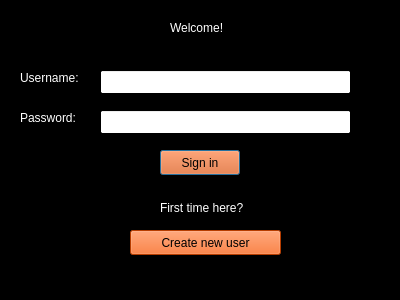
<?xml version="1.0" encoding="UTF-8"?>
<ui version="4.0">
 <class>Dialog</class>
 <widget class="QDialog" name="Dialog">
  <property name="geometry">
   <rect>
    <x>0</x>
    <y>0</y>
    <width>400</width>
    <height>300</height>
   </rect>
  </property>
  <property name="palette">
   <palette>
    <active>
     <colorrole role="WindowText">
      <brush brushstyle="SolidPattern">
       <color alpha="255">
        <red>255</red>
        <green>255</green>
        <blue>255</blue>
       </color>
      </brush>
     </colorrole>
     <colorrole role="ButtonText">
      <brush brushstyle="SolidPattern">
       <color alpha="255">
        <red>255</red>
        <green>255</green>
        <blue>255</blue>
       </color>
      </brush>
     </colorrole>
     <colorrole role="Base">
      <brush brushstyle="SolidPattern">
       <color alpha="255">
        <red>255</red>
        <green>255</green>
        <blue>255</blue>
       </color>
      </brush>
     </colorrole>
     <colorrole role="Window">
      <brush brushstyle="SolidPattern">
       <color alpha="255">
        <red>0</red>
        <green>0</green>
        <blue>0</blue>
       </color>
      </brush>
     </colorrole>
    </active>
    <inactive>
     <colorrole role="WindowText">
      <brush brushstyle="SolidPattern">
       <color alpha="255">
        <red>255</red>
        <green>255</green>
        <blue>255</blue>
       </color>
      </brush>
     </colorrole>
     <colorrole role="ButtonText">
      <brush brushstyle="SolidPattern">
       <color alpha="255">
        <red>255</red>
        <green>255</green>
        <blue>255</blue>
       </color>
      </brush>
     </colorrole>
     <colorrole role="Base">
      <brush brushstyle="SolidPattern">
       <color alpha="255">
        <red>255</red>
        <green>255</green>
        <blue>255</blue>
       </color>
      </brush>
     </colorrole>
     <colorrole role="Window">
      <brush brushstyle="SolidPattern">
       <color alpha="255">
        <red>0</red>
        <green>0</green>
        <blue>0</blue>
       </color>
      </brush>
     </colorrole>
    </inactive>
    <disabled>
     <colorrole role="WindowText">
      <brush brushstyle="SolidPattern">
       <color alpha="255">
        <red>120</red>
        <green>120</green>
        <blue>120</blue>
       </color>
      </brush>
     </colorrole>
     <colorrole role="ButtonText">
      <brush brushstyle="SolidPattern">
       <color alpha="255">
        <red>120</red>
        <green>120</green>
        <blue>120</blue>
       </color>
      </brush>
     </colorrole>
     <colorrole role="Base">
      <brush brushstyle="SolidPattern">
       <color alpha="255">
        <red>0</red>
        <green>0</green>
        <blue>0</blue>
       </color>
      </brush>
     </colorrole>
     <colorrole role="Window">
      <brush brushstyle="SolidPattern">
       <color alpha="255">
        <red>0</red>
        <green>0</green>
        <blue>0</blue>
       </color>
      </brush>
     </colorrole>
    </disabled>
   </palette>
  </property>
  <property name="windowTitle">
   <string>Dialog</string>
  </property>
  <widget class="QLabel" name="label">
   <property name="geometry">
    <rect>
     <x>170</x>
     <y>20</y>
     <width>121</width>
     <height>16</height>
    </rect>
   </property>
   <property name="text">
    <string>Welcome!</string>
   </property>
  </widget>
  <widget class="QLabel" name="label_2">
   <property name="geometry">
    <rect>
     <x>20</x>
     <y>70</y>
     <width>91</width>
     <height>16</height>
    </rect>
   </property>
   <property name="palette">
    <palette>
     <active>
      <colorrole role="WindowText">
       <brush brushstyle="SolidPattern">
        <color alpha="255">
         <red>255</red>
         <green>255</green>
         <blue>255</blue>
        </color>
       </brush>
      </colorrole>
      <colorrole role="ButtonText">
       <brush brushstyle="SolidPattern">
        <color alpha="255">
         <red>255</red>
         <green>255</green>
         <blue>255</blue>
        </color>
       </brush>
      </colorrole>
     </active>
     <inactive>
      <colorrole role="WindowText">
       <brush brushstyle="SolidPattern">
        <color alpha="255">
         <red>255</red>
         <green>255</green>
         <blue>255</blue>
        </color>
       </brush>
      </colorrole>
      <colorrole role="ButtonText">
       <brush brushstyle="SolidPattern">
        <color alpha="255">
         <red>255</red>
         <green>255</green>
         <blue>255</blue>
        </color>
       </brush>
      </colorrole>
     </inactive>
     <disabled>
      <colorrole role="WindowText">
       <brush brushstyle="SolidPattern">
        <color alpha="255">
         <red>120</red>
         <green>120</green>
         <blue>120</blue>
        </color>
       </brush>
      </colorrole>
      <colorrole role="ButtonText">
       <brush brushstyle="SolidPattern">
        <color alpha="255">
         <red>120</red>
         <green>120</green>
         <blue>120</blue>
        </color>
       </brush>
      </colorrole>
     </disabled>
    </palette>
   </property>
   <property name="text">
    <string>Username:</string>
   </property>
  </widget>
  <widget class="QLabel" name="label_3">
   <property name="geometry">
    <rect>
     <x>20</x>
     <y>110</y>
     <width>81</width>
     <height>16</height>
    </rect>
   </property>
   <property name="palette">
    <palette>
     <active>
      <colorrole role="WindowText">
       <brush brushstyle="SolidPattern">
        <color alpha="255">
         <red>255</red>
         <green>255</green>
         <blue>255</blue>
        </color>
       </brush>
      </colorrole>
     </active>
     <inactive>
      <colorrole role="WindowText">
       <brush brushstyle="SolidPattern">
        <color alpha="255">
         <red>255</red>
         <green>255</green>
         <blue>255</blue>
        </color>
       </brush>
      </colorrole>
     </inactive>
     <disabled>
      <colorrole role="WindowText">
       <brush brushstyle="SolidPattern">
        <color alpha="255">
         <red>120</red>
         <green>120</green>
         <blue>120</blue>
        </color>
       </brush>
      </colorrole>
     </disabled>
    </palette>
   </property>
   <property name="text">
    <string>Password:</string>
   </property>
  </widget>
  <widget class="QPushButton" name="sign">
   <property name="geometry">
    <rect>
     <x>160</x>
     <y>150</y>
     <width>80</width>
     <height>25</height>
    </rect>
   </property>
   <property name="palette">
    <palette>
     <active>
      <colorrole role="WindowText">
       <brush brushstyle="SolidPattern">
        <color alpha="255">
         <red>0</red>
         <green>0</green>
         <blue>0</blue>
        </color>
       </brush>
      </colorrole>
      <colorrole role="Button">
       <brush brushstyle="SolidPattern">
        <color alpha="255">
         <red>255</red>
         <green>85</green>
         <blue>0</blue>
        </color>
       </brush>
      </colorrole>
      <colorrole role="Light">
       <brush brushstyle="SolidPattern">
        <color alpha="255">
         <red>255</red>
         <green>170</green>
         <blue>127</blue>
        </color>
       </brush>
      </colorrole>
      <colorrole role="Midlight">
       <brush brushstyle="SolidPattern">
        <color alpha="255">
         <red>255</red>
         <green>127</green>
         <blue>63</blue>
        </color>
       </brush>
      </colorrole>
      <colorrole role="Dark">
       <brush brushstyle="SolidPattern">
        <color alpha="255">
         <red>127</red>
         <green>42</green>
         <blue>0</blue>
        </color>
       </brush>
      </colorrole>
      <colorrole role="Mid">
       <brush brushstyle="SolidPattern">
        <color alpha="255">
         <red>170</red>
         <green>57</green>
         <blue>0</blue>
        </color>
       </brush>
      </colorrole>
      <colorrole role="Text">
       <brush brushstyle="SolidPattern">
        <color alpha="255">
         <red>0</red>
         <green>0</green>
         <blue>0</blue>
        </color>
       </brush>
      </colorrole>
      <colorrole role="BrightText">
       <brush brushstyle="SolidPattern">
        <color alpha="255">
         <red>255</red>
         <green>255</green>
         <blue>255</blue>
        </color>
       </brush>
      </colorrole>
      <colorrole role="ButtonText">
       <brush brushstyle="SolidPattern">
        <color alpha="255">
         <red>0</red>
         <green>0</green>
         <blue>0</blue>
        </color>
       </brush>
      </colorrole>
      <colorrole role="Base">
       <brush brushstyle="SolidPattern">
        <color alpha="255">
         <red>255</red>
         <green>85</green>
         <blue>0</blue>
        </color>
       </brush>
      </colorrole>
      <colorrole role="Window">
       <brush brushstyle="SolidPattern">
        <color alpha="255">
         <red>255</red>
         <green>85</green>
         <blue>0</blue>
        </color>
       </brush>
      </colorrole>
      <colorrole role="Shadow">
       <brush brushstyle="SolidPattern">
        <color alpha="255">
         <red>0</red>
         <green>0</green>
         <blue>0</blue>
        </color>
       </brush>
      </colorrole>
      <colorrole role="AlternateBase">
       <brush brushstyle="SolidPattern">
        <color alpha="255">
         <red>255</red>
         <green>170</green>
         <blue>127</blue>
        </color>
       </brush>
      </colorrole>
      <colorrole role="ToolTipBase">
       <brush brushstyle="SolidPattern">
        <color alpha="255">
         <red>255</red>
         <green>255</green>
         <blue>220</blue>
        </color>
       </brush>
      </colorrole>
      <colorrole role="ToolTipText">
       <brush brushstyle="SolidPattern">
        <color alpha="255">
         <red>0</red>
         <green>0</green>
         <blue>0</blue>
        </color>
       </brush>
      </colorrole>
      <colorrole role="PlaceholderText">
       <brush brushstyle="SolidPattern">
        <color alpha="128">
         <red>0</red>
         <green>0</green>
         <blue>0</blue>
        </color>
       </brush>
      </colorrole>
     </active>
     <inactive>
      <colorrole role="WindowText">
       <brush brushstyle="SolidPattern">
        <color alpha="255">
         <red>0</red>
         <green>0</green>
         <blue>0</blue>
        </color>
       </brush>
      </colorrole>
      <colorrole role="Button">
       <brush brushstyle="SolidPattern">
        <color alpha="255">
         <red>255</red>
         <green>85</green>
         <blue>0</blue>
        </color>
       </brush>
      </colorrole>
      <colorrole role="Light">
       <brush brushstyle="SolidPattern">
        <color alpha="255">
         <red>255</red>
         <green>170</green>
         <blue>127</blue>
        </color>
       </brush>
      </colorrole>
      <colorrole role="Midlight">
       <brush brushstyle="SolidPattern">
        <color alpha="255">
         <red>255</red>
         <green>127</green>
         <blue>63</blue>
        </color>
       </brush>
      </colorrole>
      <colorrole role="Dark">
       <brush brushstyle="SolidPattern">
        <color alpha="255">
         <red>127</red>
         <green>42</green>
         <blue>0</blue>
        </color>
       </brush>
      </colorrole>
      <colorrole role="Mid">
       <brush brushstyle="SolidPattern">
        <color alpha="255">
         <red>170</red>
         <green>57</green>
         <blue>0</blue>
        </color>
       </brush>
      </colorrole>
      <colorrole role="Text">
       <brush brushstyle="SolidPattern">
        <color alpha="255">
         <red>0</red>
         <green>0</green>
         <blue>0</blue>
        </color>
       </brush>
      </colorrole>
      <colorrole role="BrightText">
       <brush brushstyle="SolidPattern">
        <color alpha="255">
         <red>255</red>
         <green>255</green>
         <blue>255</blue>
        </color>
       </brush>
      </colorrole>
      <colorrole role="ButtonText">
       <brush brushstyle="SolidPattern">
        <color alpha="255">
         <red>0</red>
         <green>0</green>
         <blue>0</blue>
        </color>
       </brush>
      </colorrole>
      <colorrole role="Base">
       <brush brushstyle="SolidPattern">
        <color alpha="255">
         <red>255</red>
         <green>85</green>
         <blue>0</blue>
        </color>
       </brush>
      </colorrole>
      <colorrole role="Window">
       <brush brushstyle="SolidPattern">
        <color alpha="255">
         <red>255</red>
         <green>85</green>
         <blue>0</blue>
        </color>
       </brush>
      </colorrole>
      <colorrole role="Shadow">
       <brush brushstyle="SolidPattern">
        <color alpha="255">
         <red>0</red>
         <green>0</green>
         <blue>0</blue>
        </color>
       </brush>
      </colorrole>
      <colorrole role="AlternateBase">
       <brush brushstyle="SolidPattern">
        <color alpha="255">
         <red>255</red>
         <green>170</green>
         <blue>127</blue>
        </color>
       </brush>
      </colorrole>
      <colorrole role="ToolTipBase">
       <brush brushstyle="SolidPattern">
        <color alpha="255">
         <red>255</red>
         <green>255</green>
         <blue>220</blue>
        </color>
       </brush>
      </colorrole>
      <colorrole role="ToolTipText">
       <brush brushstyle="SolidPattern">
        <color alpha="255">
         <red>0</red>
         <green>0</green>
         <blue>0</blue>
        </color>
       </brush>
      </colorrole>
      <colorrole role="PlaceholderText">
       <brush brushstyle="SolidPattern">
        <color alpha="128">
         <red>0</red>
         <green>0</green>
         <blue>0</blue>
        </color>
       </brush>
      </colorrole>
     </inactive>
     <disabled>
      <colorrole role="WindowText">
       <brush brushstyle="SolidPattern">
        <color alpha="255">
         <red>0</red>
         <green>0</green>
         <blue>0</blue>
        </color>
       </brush>
      </colorrole>
      <colorrole role="Button">
       <brush brushstyle="SolidPattern">
        <color alpha="255">
         <red>255</red>
         <green>85</green>
         <blue>0</blue>
        </color>
       </brush>
      </colorrole>
      <colorrole role="Light">
       <brush brushstyle="SolidPattern">
        <color alpha="255">
         <red>255</red>
         <green>170</green>
         <blue>127</blue>
        </color>
       </brush>
      </colorrole>
      <colorrole role="Midlight">
       <brush brushstyle="SolidPattern">
        <color alpha="255">
         <red>255</red>
         <green>127</green>
         <blue>63</blue>
        </color>
       </brush>
      </colorrole>
      <colorrole role="Dark">
       <brush brushstyle="SolidPattern">
        <color alpha="255">
         <red>127</red>
         <green>42</green>
         <blue>0</blue>
        </color>
       </brush>
      </colorrole>
      <colorrole role="Mid">
       <brush brushstyle="SolidPattern">
        <color alpha="255">
         <red>170</red>
         <green>57</green>
         <blue>0</blue>
        </color>
       </brush>
      </colorrole>
      <colorrole role="Text">
       <brush brushstyle="SolidPattern">
        <color alpha="255">
         <red>0</red>
         <green>0</green>
         <blue>0</blue>
        </color>
       </brush>
      </colorrole>
      <colorrole role="BrightText">
       <brush brushstyle="SolidPattern">
        <color alpha="255">
         <red>255</red>
         <green>255</green>
         <blue>255</blue>
        </color>
       </brush>
      </colorrole>
      <colorrole role="ButtonText">
       <brush brushstyle="SolidPattern">
        <color alpha="255">
         <red>0</red>
         <green>0</green>
         <blue>0</blue>
        </color>
       </brush>
      </colorrole>
      <colorrole role="Base">
       <brush brushstyle="SolidPattern">
        <color alpha="255">
         <red>255</red>
         <green>85</green>
         <blue>0</blue>
        </color>
       </brush>
      </colorrole>
      <colorrole role="Window">
       <brush brushstyle="SolidPattern">
        <color alpha="255">
         <red>255</red>
         <green>85</green>
         <blue>0</blue>
        </color>
       </brush>
      </colorrole>
      <colorrole role="Shadow">
       <brush brushstyle="SolidPattern">
        <color alpha="255">
         <red>0</red>
         <green>0</green>
         <blue>0</blue>
        </color>
       </brush>
      </colorrole>
      <colorrole role="AlternateBase">
       <brush brushstyle="SolidPattern">
        <color alpha="255">
         <red>255</red>
         <green>85</green>
         <blue>0</blue>
        </color>
       </brush>
      </colorrole>
      <colorrole role="ToolTipBase">
       <brush brushstyle="SolidPattern">
        <color alpha="255">
         <red>255</red>
         <green>255</green>
         <blue>220</blue>
        </color>
       </brush>
      </colorrole>
      <colorrole role="ToolTipText">
       <brush brushstyle="SolidPattern">
        <color alpha="255">
         <red>0</red>
         <green>0</green>
         <blue>0</blue>
        </color>
       </brush>
      </colorrole>
      <colorrole role="PlaceholderText">
       <brush brushstyle="SolidPattern">
        <color alpha="128">
         <red>0</red>
         <green>0</green>
         <blue>0</blue>
        </color>
       </brush>
      </colorrole>
     </disabled>
    </palette>
   </property>
   <property name="styleSheet">
    <string notr="true">background-color: rgb(255, 85, 0);
color: rgb(0, 0, 0);</string>
   </property>
   <property name="text">
    <string>Sign in</string>
   </property>
  </widget>
  <widget class="QLabel" name="label_4">
   <property name="geometry">
    <rect>
     <x>160</x>
     <y>200</y>
     <width>121</width>
     <height>16</height>
    </rect>
   </property>
   <property name="text">
    <string>First time here?</string>
   </property>
  </widget>
  <widget class="QPushButton" name="create">
   <property name="geometry">
    <rect>
     <x>130</x>
     <y>230</y>
     <width>151</width>
     <height>25</height>
    </rect>
   </property>
   <property name="palette">
    <palette>
     <active>
      <colorrole role="WindowText">
       <brush brushstyle="SolidPattern">
        <color alpha="255">
         <red>0</red>
         <green>0</green>
         <blue>0</blue>
        </color>
       </brush>
      </colorrole>
      <colorrole role="Button">
       <brush brushstyle="SolidPattern">
        <color alpha="255">
         <red>255</red>
         <green>85</green>
         <blue>0</blue>
        </color>
       </brush>
      </colorrole>
      <colorrole role="Light">
       <brush brushstyle="SolidPattern">
        <color alpha="255">
         <red>255</red>
         <green>170</green>
         <blue>127</blue>
        </color>
       </brush>
      </colorrole>
      <colorrole role="Midlight">
       <brush brushstyle="SolidPattern">
        <color alpha="255">
         <red>255</red>
         <green>127</green>
         <blue>63</blue>
        </color>
       </brush>
      </colorrole>
      <colorrole role="Dark">
       <brush brushstyle="SolidPattern">
        <color alpha="255">
         <red>127</red>
         <green>42</green>
         <blue>0</blue>
        </color>
       </brush>
      </colorrole>
      <colorrole role="Mid">
       <brush brushstyle="SolidPattern">
        <color alpha="255">
         <red>170</red>
         <green>57</green>
         <blue>0</blue>
        </color>
       </brush>
      </colorrole>
      <colorrole role="Text">
       <brush brushstyle="SolidPattern">
        <color alpha="255">
         <red>0</red>
         <green>0</green>
         <blue>0</blue>
        </color>
       </brush>
      </colorrole>
      <colorrole role="BrightText">
       <brush brushstyle="SolidPattern">
        <color alpha="255">
         <red>255</red>
         <green>255</green>
         <blue>255</blue>
        </color>
       </brush>
      </colorrole>
      <colorrole role="ButtonText">
       <brush brushstyle="SolidPattern">
        <color alpha="255">
         <red>0</red>
         <green>0</green>
         <blue>0</blue>
        </color>
       </brush>
      </colorrole>
      <colorrole role="Base">
       <brush brushstyle="SolidPattern">
        <color alpha="255">
         <red>255</red>
         <green>85</green>
         <blue>0</blue>
        </color>
       </brush>
      </colorrole>
      <colorrole role="Window">
       <brush brushstyle="SolidPattern">
        <color alpha="255">
         <red>255</red>
         <green>85</green>
         <blue>0</blue>
        </color>
       </brush>
      </colorrole>
      <colorrole role="Shadow">
       <brush brushstyle="SolidPattern">
        <color alpha="255">
         <red>0</red>
         <green>0</green>
         <blue>0</blue>
        </color>
       </brush>
      </colorrole>
      <colorrole role="AlternateBase">
       <brush brushstyle="SolidPattern">
        <color alpha="255">
         <red>255</red>
         <green>170</green>
         <blue>127</blue>
        </color>
       </brush>
      </colorrole>
      <colorrole role="ToolTipBase">
       <brush brushstyle="SolidPattern">
        <color alpha="255">
         <red>255</red>
         <green>255</green>
         <blue>220</blue>
        </color>
       </brush>
      </colorrole>
      <colorrole role="ToolTipText">
       <brush brushstyle="SolidPattern">
        <color alpha="255">
         <red>0</red>
         <green>0</green>
         <blue>0</blue>
        </color>
       </brush>
      </colorrole>
      <colorrole role="PlaceholderText">
       <brush brushstyle="SolidPattern">
        <color alpha="128">
         <red>0</red>
         <green>0</green>
         <blue>0</blue>
        </color>
       </brush>
      </colorrole>
     </active>
     <inactive>
      <colorrole role="WindowText">
       <brush brushstyle="SolidPattern">
        <color alpha="255">
         <red>0</red>
         <green>0</green>
         <blue>0</blue>
        </color>
       </brush>
      </colorrole>
      <colorrole role="Button">
       <brush brushstyle="SolidPattern">
        <color alpha="255">
         <red>255</red>
         <green>85</green>
         <blue>0</blue>
        </color>
       </brush>
      </colorrole>
      <colorrole role="Light">
       <brush brushstyle="SolidPattern">
        <color alpha="255">
         <red>255</red>
         <green>170</green>
         <blue>127</blue>
        </color>
       </brush>
      </colorrole>
      <colorrole role="Midlight">
       <brush brushstyle="SolidPattern">
        <color alpha="255">
         <red>255</red>
         <green>127</green>
         <blue>63</blue>
        </color>
       </brush>
      </colorrole>
      <colorrole role="Dark">
       <brush brushstyle="SolidPattern">
        <color alpha="255">
         <red>127</red>
         <green>42</green>
         <blue>0</blue>
        </color>
       </brush>
      </colorrole>
      <colorrole role="Mid">
       <brush brushstyle="SolidPattern">
        <color alpha="255">
         <red>170</red>
         <green>57</green>
         <blue>0</blue>
        </color>
       </brush>
      </colorrole>
      <colorrole role="Text">
       <brush brushstyle="SolidPattern">
        <color alpha="255">
         <red>0</red>
         <green>0</green>
         <blue>0</blue>
        </color>
       </brush>
      </colorrole>
      <colorrole role="BrightText">
       <brush brushstyle="SolidPattern">
        <color alpha="255">
         <red>255</red>
         <green>255</green>
         <blue>255</blue>
        </color>
       </brush>
      </colorrole>
      <colorrole role="ButtonText">
       <brush brushstyle="SolidPattern">
        <color alpha="255">
         <red>0</red>
         <green>0</green>
         <blue>0</blue>
        </color>
       </brush>
      </colorrole>
      <colorrole role="Base">
       <brush brushstyle="SolidPattern">
        <color alpha="255">
         <red>255</red>
         <green>85</green>
         <blue>0</blue>
        </color>
       </brush>
      </colorrole>
      <colorrole role="Window">
       <brush brushstyle="SolidPattern">
        <color alpha="255">
         <red>255</red>
         <green>85</green>
         <blue>0</blue>
        </color>
       </brush>
      </colorrole>
      <colorrole role="Shadow">
       <brush brushstyle="SolidPattern">
        <color alpha="255">
         <red>0</red>
         <green>0</green>
         <blue>0</blue>
        </color>
       </brush>
      </colorrole>
      <colorrole role="AlternateBase">
       <brush brushstyle="SolidPattern">
        <color alpha="255">
         <red>255</red>
         <green>170</green>
         <blue>127</blue>
        </color>
       </brush>
      </colorrole>
      <colorrole role="ToolTipBase">
       <brush brushstyle="SolidPattern">
        <color alpha="255">
         <red>255</red>
         <green>255</green>
         <blue>220</blue>
        </color>
       </brush>
      </colorrole>
      <colorrole role="ToolTipText">
       <brush brushstyle="SolidPattern">
        <color alpha="255">
         <red>0</red>
         <green>0</green>
         <blue>0</blue>
        </color>
       </brush>
      </colorrole>
      <colorrole role="PlaceholderText">
       <brush brushstyle="SolidPattern">
        <color alpha="128">
         <red>0</red>
         <green>0</green>
         <blue>0</blue>
        </color>
       </brush>
      </colorrole>
     </inactive>
     <disabled>
      <colorrole role="WindowText">
       <brush brushstyle="SolidPattern">
        <color alpha="255">
         <red>0</red>
         <green>0</green>
         <blue>0</blue>
        </color>
       </brush>
      </colorrole>
      <colorrole role="Button">
       <brush brushstyle="SolidPattern">
        <color alpha="255">
         <red>255</red>
         <green>85</green>
         <blue>0</blue>
        </color>
       </brush>
      </colorrole>
      <colorrole role="Light">
       <brush brushstyle="SolidPattern">
        <color alpha="255">
         <red>255</red>
         <green>170</green>
         <blue>127</blue>
        </color>
       </brush>
      </colorrole>
      <colorrole role="Midlight">
       <brush brushstyle="SolidPattern">
        <color alpha="255">
         <red>255</red>
         <green>127</green>
         <blue>63</blue>
        </color>
       </brush>
      </colorrole>
      <colorrole role="Dark">
       <brush brushstyle="SolidPattern">
        <color alpha="255">
         <red>127</red>
         <green>42</green>
         <blue>0</blue>
        </color>
       </brush>
      </colorrole>
      <colorrole role="Mid">
       <brush brushstyle="SolidPattern">
        <color alpha="255">
         <red>170</red>
         <green>57</green>
         <blue>0</blue>
        </color>
       </brush>
      </colorrole>
      <colorrole role="Text">
       <brush brushstyle="SolidPattern">
        <color alpha="255">
         <red>0</red>
         <green>0</green>
         <blue>0</blue>
        </color>
       </brush>
      </colorrole>
      <colorrole role="BrightText">
       <brush brushstyle="SolidPattern">
        <color alpha="255">
         <red>255</red>
         <green>255</green>
         <blue>255</blue>
        </color>
       </brush>
      </colorrole>
      <colorrole role="ButtonText">
       <brush brushstyle="SolidPattern">
        <color alpha="255">
         <red>0</red>
         <green>0</green>
         <blue>0</blue>
        </color>
       </brush>
      </colorrole>
      <colorrole role="Base">
       <brush brushstyle="SolidPattern">
        <color alpha="255">
         <red>255</red>
         <green>85</green>
         <blue>0</blue>
        </color>
       </brush>
      </colorrole>
      <colorrole role="Window">
       <brush brushstyle="SolidPattern">
        <color alpha="255">
         <red>255</red>
         <green>85</green>
         <blue>0</blue>
        </color>
       </brush>
      </colorrole>
      <colorrole role="Shadow">
       <brush brushstyle="SolidPattern">
        <color alpha="255">
         <red>0</red>
         <green>0</green>
         <blue>0</blue>
        </color>
       </brush>
      </colorrole>
      <colorrole role="AlternateBase">
       <brush brushstyle="SolidPattern">
        <color alpha="255">
         <red>255</red>
         <green>85</green>
         <blue>0</blue>
        </color>
       </brush>
      </colorrole>
      <colorrole role="ToolTipBase">
       <brush brushstyle="SolidPattern">
        <color alpha="255">
         <red>255</red>
         <green>255</green>
         <blue>220</blue>
        </color>
       </brush>
      </colorrole>
      <colorrole role="ToolTipText">
       <brush brushstyle="SolidPattern">
        <color alpha="255">
         <red>0</red>
         <green>0</green>
         <blue>0</blue>
        </color>
       </brush>
      </colorrole>
      <colorrole role="PlaceholderText">
       <brush brushstyle="SolidPattern">
        <color alpha="128">
         <red>0</red>
         <green>0</green>
         <blue>0</blue>
        </color>
       </brush>
      </colorrole>
     </disabled>
    </palette>
   </property>
   <property name="styleSheet">
    <string notr="true">background-color: rgb(255, 85, 0);
color: rgb(0, 0, 0);</string>
   </property>
   <property name="text">
    <string>Create new user</string>
   </property>
  </widget>
  <widget class="QLineEdit" name="user">
   <property name="geometry">
    <rect>
     <x>100</x>
     <y>70</y>
     <width>251</width>
     <height>24</height>
    </rect>
   </property>
  </widget>
  <widget class="QLineEdit" name="pass">
   <property name="enabled">
    <bool>true</bool>
   </property>
   <property name="geometry">
    <rect>
     <x>100</x>
     <y>110</y>
     <width>251</width>
     <height>24</height>
    </rect>
   </property>
   <property name="inputMethodHints">
    <set>Qt::ImhHiddenText|Qt::ImhNoAutoUppercase|Qt::ImhNoPredictiveText|Qt::ImhSensitiveData</set>
   </property>
   <property name="echoMode">
    <enum>QLineEdit::Password</enum>
   </property>
  </widget>
 </widget>
 <resources/>
 <connections/>
</ui>
